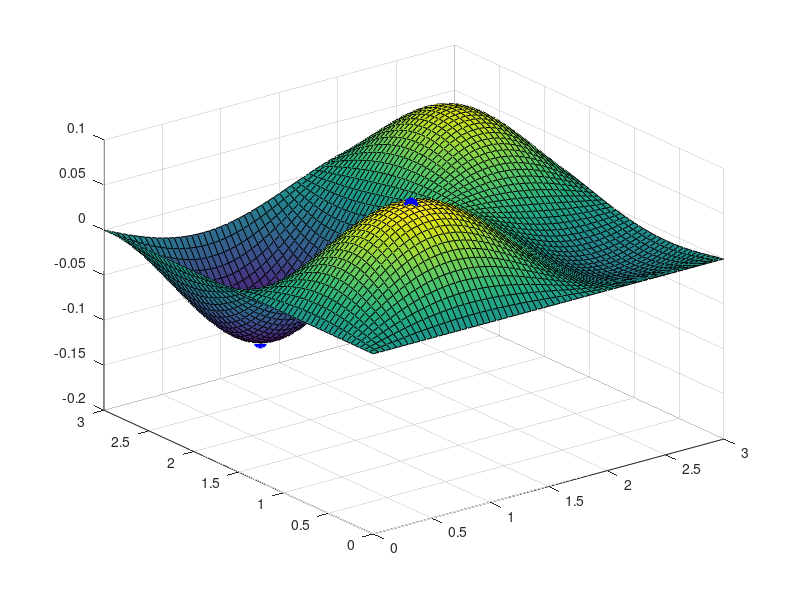

MATLAB code for this plot: (Note: this script raises an error after producing the figure.)
clc
clear all
close all

[X,Y] = meshgrid(0:0.05:3,0:0.05:3);
Z = 0.02.*sin(X).*sin(Y)-0.03.*sin(2.*X).*sin(Y)+0.04*sin(X).*sin(2*Y)+0.08*sin(2*X).*sin(2*Y);
surf(X,Y,Z);
hold on;

f=@(x)0.02.*sin(x(1)).*sin(x(2))-0.03.*sin(2.*x(1)).*sin(x(2))+0.04*sin(x(1)).*sin(2*x(2))+0.08*sin(2*x(1)).*sin(2*x(2));
f2=@(x)-f(x);
plot3(0.8,2.3,f([0.8;2.3]),"b*","linewidth",3,"markersize",10);
plot3(0.9,0.75,f([0.9;0.75]),"b*","linewidth",3,"markersize",10);

p0=[0.5;1.0];
erromax=0.001;
kmax=1000;
p=minimiza_descida_grad(p0,f2,erromax,kmax);
plot3(p(1),p(2),f(p),"r*","linewidth",3,"markersize",10);